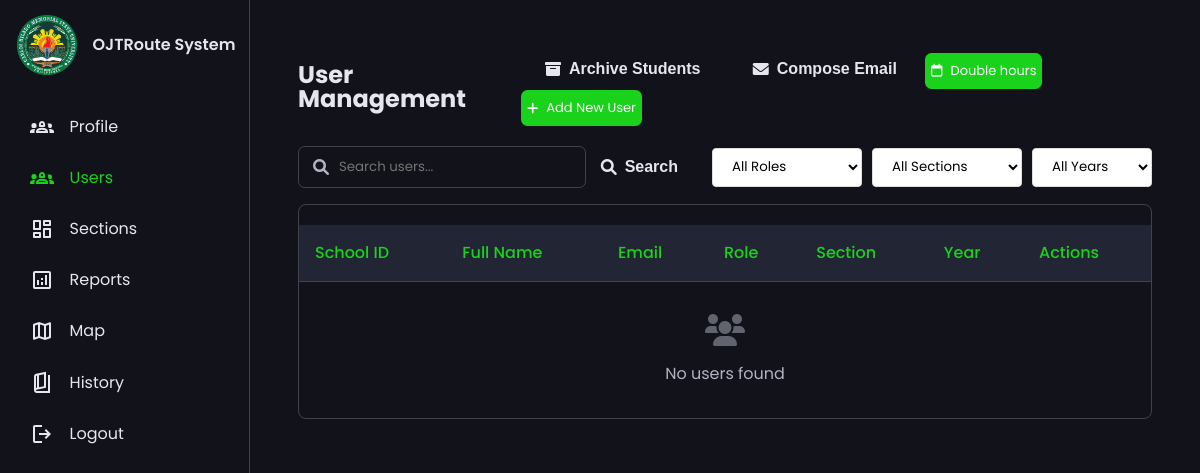
/admin/admin_userpage.php?page=2 (signed in), run on an earlier commit of the app's database.
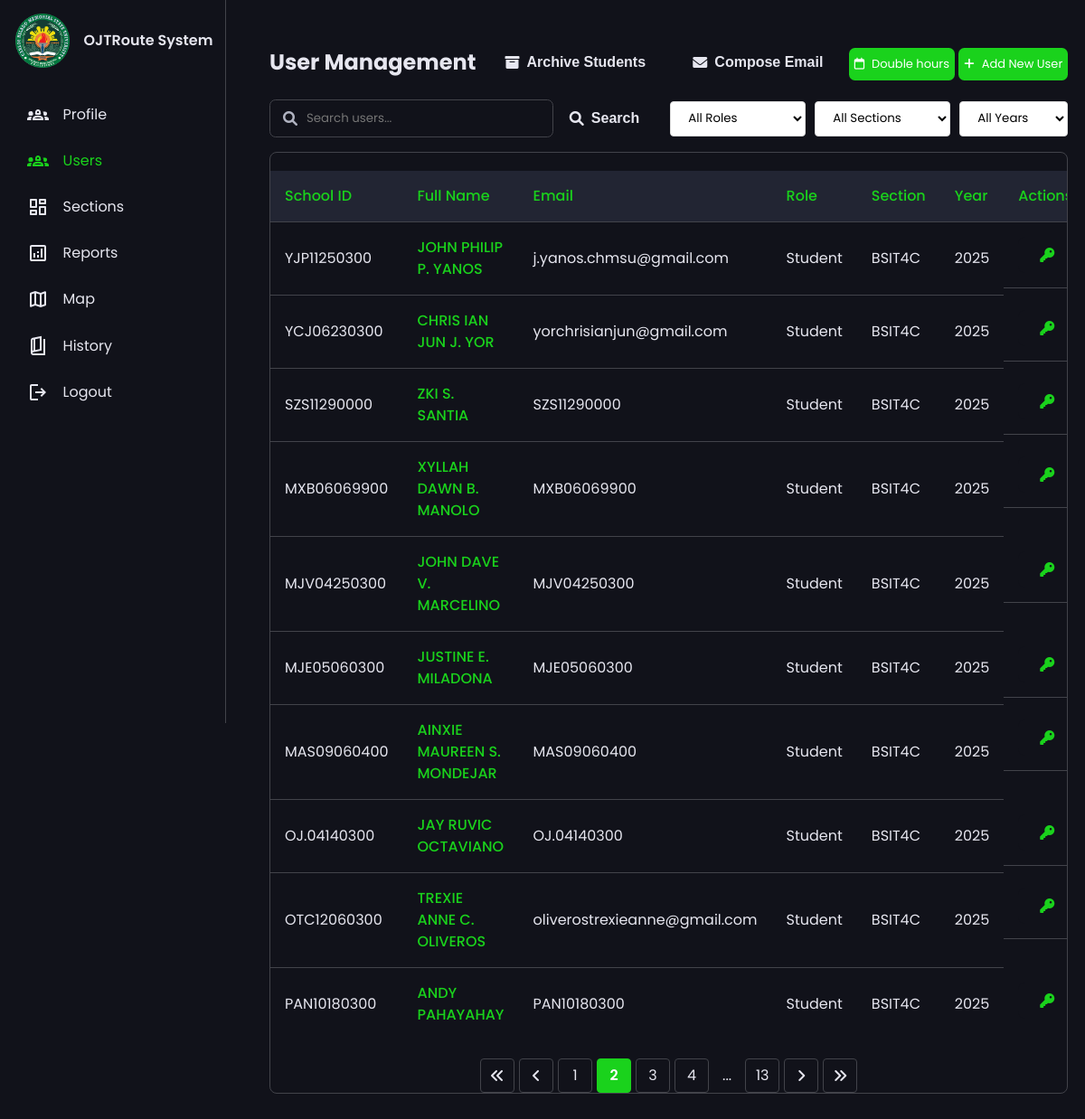
And on a later commit of the database.
### tables this page shows
CREATE TABLE `users` (
  `id` int(11) UNSIGNED NOT NULL,
  `school_id` varchar(20) NOT NULL COMMENT 'School/Employee ID used in CSV & listings',
  `full_name` varchar(100) NOT NULL,
  `email` varchar(100) NOT NULL,
  `password_hash` varchar(255) NOT NULL COMMENT 'Hashed password (bcrypt/argon2)',
  `role` enum('admin','student','instructor') NOT NULL,
  `gender` enum('male','female','non-binary') DEFAULT NULL,
  `section_id` int(11) UNSIGNED DEFAULT NULL COMMENT 'FK to sections - only for students',
  `contact` varchar(20) DEFAULT NULL COMMENT 'Contact number',
  `facebook_name` varchar(100) DEFAULT NULL COMMENT 'Facebook name/username',
  `year` varchar(10) DEFAULT NULL COMMENT 'Academic year',
  `profile_pic_path` varchar(255) DEFAULT NULL COMMENT 'Path to profile picture',
  `is_archived` tinyint(1) NOT NULL DEFAULT 0 COMMENT 'For archive-by-year feature',
  `archived_at` timestamp NULL DEFAULT NULL,
  `created_at` timestamp NOT NULL DEFAULT current_timestamp(),
  `updated_at` timestamp NOT NULL DEFAULT current_timestamp() ON UPDATE current_timestamp()
);

CREATE TABLE `sections` (
  `id` int(11) UNSIGNED NOT NULL,
  `section_code` varchar(10) NOT NULL COMMENT 'Short code like "4A", "4B", "4C"',
  `section_name` varchar(50) NOT NULL COMMENT 'Full name like "BSIT-4A", "BSIT-4B"',
  `department` varchar(100) NOT NULL COMMENT 'College of Computer Studies, College of Education, etc.',
  `instructor_id` int(11) UNSIGNED DEFAULT NULL COMMENT 'Assigned instructor/supervisor (FK to instructors)',
  `year` varchar(10) NOT NULL COMMENT 'Academic year e.g., "2025"',
  `is_active` tinyint(1) NOT NULL DEFAULT 1 COMMENT 'Whether this section is currently active',
  `created_at` timestamp NOT NULL DEFAULT current_timestamp(),
  `updated_at` timestamp NOT NULL DEFAULT current_timestamp() ON UPDATE current_timestamp()
);

### app/services/UserService.php (called while the page is built, shortened)
<?php
class UserService
{
    private $db;
    private $config;
    public function __construct()
    {
        $configPath = __DIR__ . '/../../config/database.php';
        if (file_exists($configPath)) {
            $this->config = require $configPath;
        } else {
            throw new \Exception('Database configuration file not found');
        }
    }
    private function connect()
    {
        try {
            $dsn = sprintf(
                "mysql:host=%s;dbname=%s;charset=%s",
                $this->config['host'],
                $this->config['dbname'],
                $this->config['charset']
            );
            $this->db = new \PDO(
                $dsn,
                $this->config['username'],
                $this->config['password'],
                $this->config['options']
            );
        } catch (\PDOException $e) {
            throw new \Exception('Database connection failed: ' . $e->getMessage());
        }
    }
    public function getUsers($options = [])
    {
        $page = isset($options['page']) ? (int) $options['page'] : 1;
        $perPage = isset($options['per_page']) ? (int) $options['per_page'] : 10;
        $page = max(1, $page);
        $offset = ($page - 1) * $perPage;
        $whereConditions = ['u.is_archived = 0'];
        $params = [];
        $whereClause = implode(' AND ', $whereConditions);
        $countSql = "
            SELECT COUNT(DISTINCT u.id) as total
            FROM users u
            LEFT JOIN sections s ON u.section_id = s.id
            WHERE {$whereClause}
        ";
        $stmt = $this->db->prepare($countSql);
        $stmt->execute($params);
        $total = $stmt->fetch()['total'];
        $perPage = intval($perPage);
        $offset = intval($offset);
        $sql = "
            SELECT
                u.id,
                u.school_id,
                u.full_name,
                u.email,
                u.role,
                u.gender,
                u.contact,
                u.facebook_name,
                u.year,
                u.is_archived,
                s.id as section_id,
                s.section_name,
                s.section_code
            FROM users u
            LEFT JOIN sections s ON u.section_id = s.id
            WHERE {$whereClause}
            ORDER BY u.created_at DESC
            LIMIT {$perPage} OFFSET {$offset}
        ";
        $stmt = $this->db->prepare($sql);
        $stmt->execute();
        $users = $stmt->fetchAll();
        $totalPages = ceil($total / $perPage);
        return [
            'users' => $users,
            'total' => $total,
            'total_pages' => $totalPages,
            'current_page' => $page
        ];
    }
}

### config/database.php (called while the page is built)
<?php
return [
    'host' => 'localhost',
    'dbname' => 'ojt_db',
    'username' => 'root',
    'password' => '',
    'charset' => 'utf8mb4',
    'options' => [
        PDO::ATTR_ERRMODE => PDO::ERRMODE_EXCEPTION,
        PDO::ATTR_DEFAULT_FETCH_MODE => PDO::FETCH_ASSOC,
        PDO::ATTR_EMULATE_PREPARES => false,
    ]
];

### public/admin/admin_userpage.php (the view, shortened to what the rows shown need)
<!DOCTYPE html>
<html lang="en">
<head>
    <link rel="stylesheet" href="../css/admin_style.css">
    <link rel="stylesheet" href="https://cdnjs.cloudflare.com/ajax/libs/font-awesome/6.0.0/css/all.min.css">
</head>
<body>
    <?php
    require_once __DIR__ . '/../../app/services/UserService.php';
    $userService = new UserService();
    $search = isset($_GET['search']) ? trim($_GET['search']) : '';
    $roleFilter = isset($_GET['role']) ? trim($_GET['role']) : '';
    $sectionFilter = isset($_GET['section']) ? trim($_GET['section']) : '';
    $yearFilter = isset($_GET['year']) ? trim($_GET['year']) : '';
    $page = isset($_GET['page']) ? (int) $_GET['page'] : 1;
    $options = [
        'page' => $page,
        'per_page' => 10,
        'search' => $search,
        'role' => $roleFilter,
        'section' => $sectionFilter,
        'year' => $yearFilter
    ];
    $result = $userService->getUsers($options);
    $users = $result['users'];
    ?>
    <main class="user-management">
        <div class="container">
            <div class="header-section">
                <h2>User Management</h2>
            </div>
            <div class="table-responsive">
                <table class="user-table">
                    <thead>
                        <tr>
                            <th>School ID</th>
                            <th>Full Name</th>
                            <th>Email</th>
                            <th>Role</th>
                            <th>Section</th>
                            <th>Year</th>
                            <th>Actions</th>
                        </tr>
                    </thead>
                    <tbody>
                        <?php if (empty($users)): ?>
                            <tr>
                                <td colspan="7"
                                    style="text-align: center; padding: 2rem; color: var(--secondary-text-clr);">
                                    <i class="fas fa-users"
                                        style="font-size: 2rem; margin-bottom: 1rem; display: block; opacity: 0.5;"></i>
                                    No users found
                                </td>
                            </tr>
                        <?php else: ?>
                            <?php foreach ($users as $user): ?>
                                <tr>
                                    <td><?php echo htmlspecialchars($user['school_id']); ?></td>
                                    <td>
                                        <?php if ($user['role'] === 'student'): ?>
                                            <a href="admin_student_information.php?id=<?php echo htmlspecialchars($user['id']); ?>"
                                                style="color: var(--accent-clr); text-decoration: none; font-weight: 500;"
                                                onmouseover="this.style.textDecoration='underline'"
                                                onmouseout="this.style.textDecoration='none'">
                                                <?php echo htmlspecialchars($user['full_name']); ?>
                                            </a>
                                        <?php else: ?>
                                            <?php echo htmlspecialchars($user['full_name']); ?>
                                        <?php endif; ?>
                                    </td>
                                    <td><?php echo htmlspecialchars($user['email']); ?></td>
                                    <td>
                                        <span style="text-transform: capitalize;">
                                            <?php echo htmlspecialchars($user['role']); ?>
                                        </span>
                                    </td>
                                    <td><?php echo htmlspecialchars($user['section_name'] ?? 'N/A'); ?></td>
                                    <td><?php echo htmlspecialchars($user['year'] ?? 'N/A'); ?></td>
                                    <td class="action-buttons">
                                        <button class="btn btn-change-password" title="Change Password"
                                            data-user-id="<?php echo htmlspecialchars($user['id']); ?>"
                                            data-school-id="<?php echo htmlspecialchars($user['school_id']); ?>">
                                            <i class="fas fa-key"></i>
                                        </button>
                                    </td>
                                </tr>
                            <?php endforeach; ?>
                        <?php endif; ?>
                    </tbody>
                </table>
            </div>
        </div>
    </main>
</body>
</html>

What changed in the data, as far as the page shows it:
added users: school "YJP11250300", full_name "JOHN PHILIP P. YANOS", email "j.yanos.chmsu@gmail.com", role "Student", section.section_name "BSIT4C", year "2025"
added users: school "YCJ06230300", full_name "CHRIS IAN JUN J. YOR", email "yorchrisianjun@gmail.com", role "Student", section.section_name "BSIT4C", year "2025"
added users: school "SZS11290000", full_name "ZKI S. SANTIA", email "SZS11290000", role "Student", section.section_name "BSIT4C", year "2025"
added users: school "MXB06069900", full_name "XYLLAH DAWN B. MANOLO", email "MXB06069900", role "Student", section.section_name "BSIT4C", year "2025"
added users: school "MJV04250300", full_name "JOHN DAVE V. MARCELINO", email "MJV04250300", role "Student", section.section_name "BSIT4C", year "2025"
added users: school "MJE05060300", full_name "JUSTINE E. MILADONA", email "MJE05060300", role "Student", section.section_name "BSIT4C", year "2025"
added users: school "MAS09060400", full_name "AINXIE MAUREEN S. MONDEJAR", email "MAS09060400", role "Student", section.section_name "BSIT4C", year "2025"
added users: school "OJ.04140300", full_name "JAY RUVIC OCTAVIANO", email "OJ.04140300", role "Student", section.section_name "BSIT4C", year "2025"
added users: school "OTC12060300", full_name "TREXIE ANNE C. OLIVEROS", email "oliverostrexieanne@gmail.com", role "Student", section.section_name "BSIT4C", year "2025"
added users: school "PAN10180300", full_name "ANDY PAHAYAHAY", email "PAN10180300", role "Student", section.section_name "BSIT4C", year "2025"
Also different on the page:
$total_pages: (not shown) → "13"
new list line: "1"
new list line: "2"
new list line: "3"
new list line: "4"
text no longer shown: "No users found"
